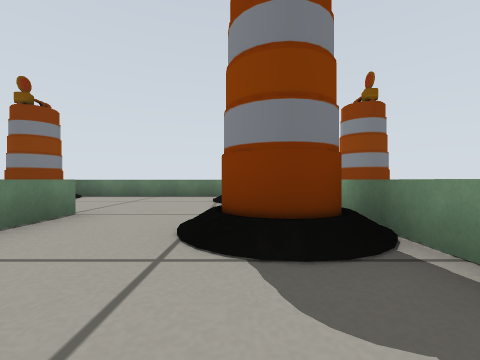
View 1 (above)

12 first-person views from a walk through a world built for the Gazebo simulator. The camera is 0.25 m above the floor, looks level and sees 90° across. The floor is counted in squares, 0.5 m on a side. Each view is taken from the middle of a square. On the plan, view 1 faces up. The plan holds only what a view shows up to about 9 squares ahead; the rest is blank.

View 2
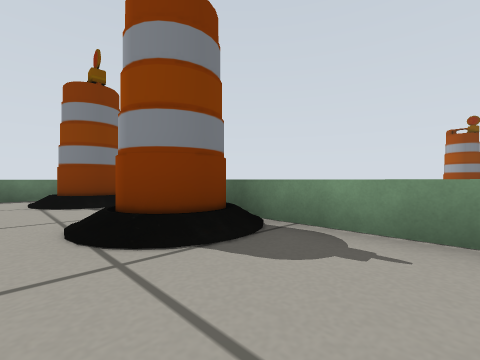

View 3
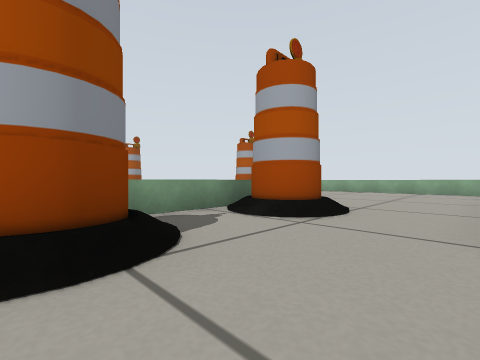

View 4
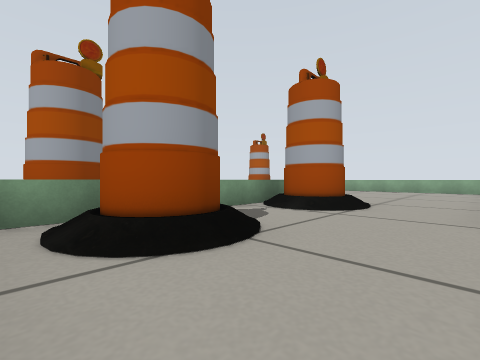

View 5
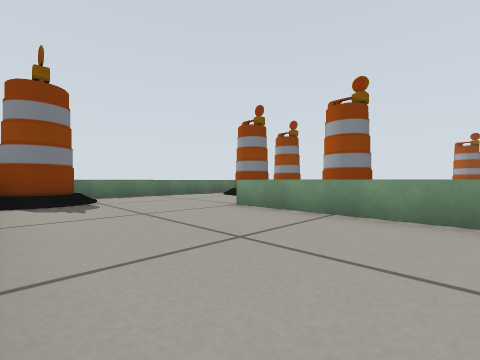

View 6
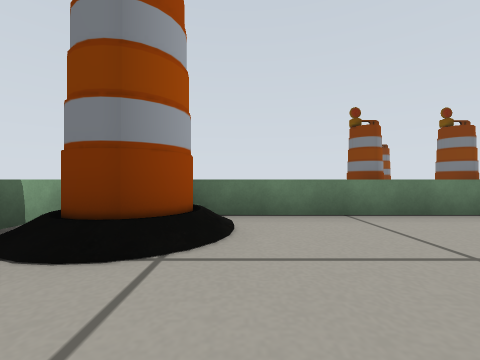

View 7
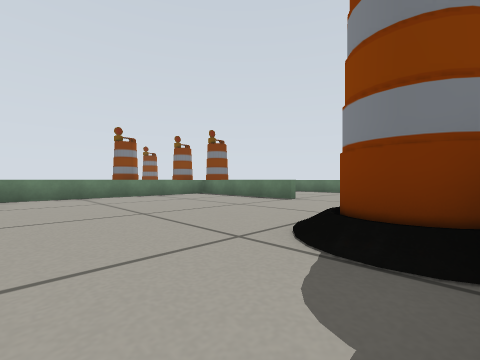

View 8
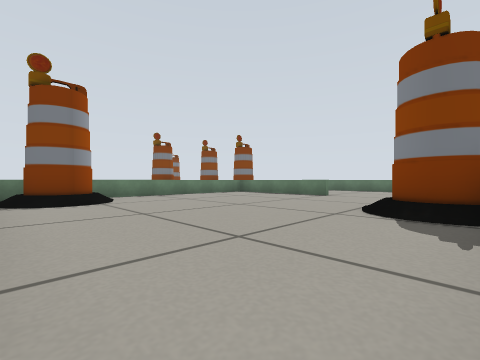

View 9
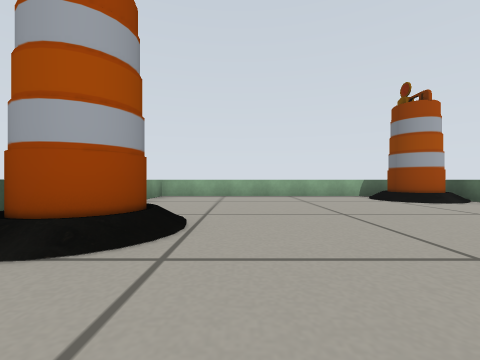

View 10
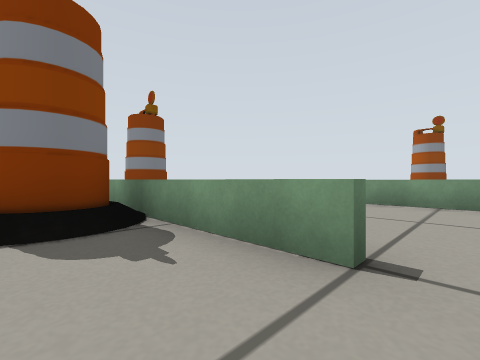

View 11
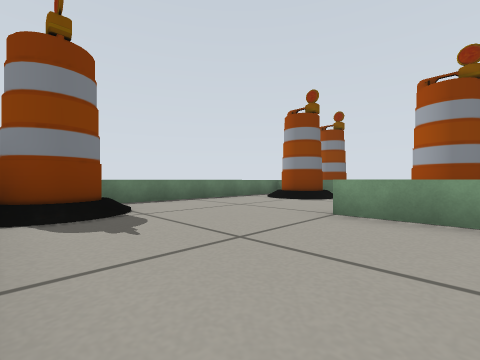

View 12
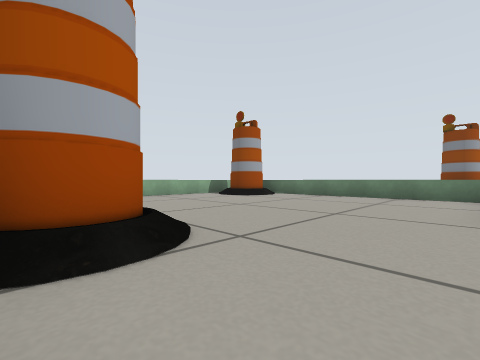

### Floor plan
Points are (right, up) in squares from view 1. A wall is a line through its corners. A room is listed if a view was taken in it or the views show most of it. See-through windows are left out.
Room 1 (views 1, 2, 6, 7, 8, 9, 10, 12)
walls: (5.4, -1) (5.4, 0.8); (9.6, 3.4) (5.6, 3.4) (5.6, -4); (5.7, -4.4) (13.4, -4.4) (13.4, -3.1); (1.4, -0.5) (1.4, 1.5); (-2, -4.4) (0.4, -4.4)
ways out: opening at (-0.5, 1) to room 2
objects: barrel (3, 6); barrel (6, -3) to (7, -3); barrel (12, 0) to (13, 1)
Room 2 (views 3, 4, 5, 11)
walls: (-2.4, 3.5) (-2.4, 2.4); (-2.6, 0) (-2.6, 3.5); (1.4, 1.5) (1.4, 7.4) (-5.1, 7.4)
ways out: opening at (-0.5, 1) to room 1
objects: barrel (-5, 6); barrel (0, 2) to (0, 3); barrel (0, 5) to (0, 6)

Positions as (right, up) in squares from view 1, and headings:
1: (0, 0), facing up
2: (-1, 0), facing up-right
3: (-2, 6), facing down-right
4: (-2, 7), facing down-right
5: (-6, 0), facing up-right
6: (9, -2), facing left
7: (13, -2), facing up-left
8: (13, -4), facing up-left
9: (11, 3), facing down
10: (0, -1), facing up-right
11: (-6, 2), facing up-right
12: (13, 3), facing down-left
